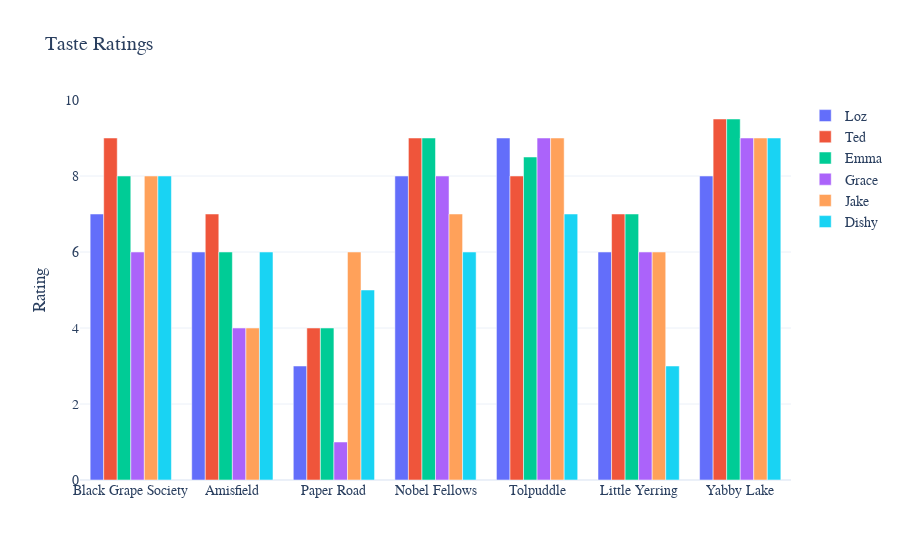

Notebook code for this chart:
### Code cell
x = list(ratings.columns)
y0 = list(ratings.iloc[0].values)
y1 = list(ratings.iloc[1].values)
y2 = list(ratings.iloc[2].values)
y3 = list(ratings.iloc[3].values)
y4 = list(ratings.iloc[4].values)
y5 = list(ratings.iloc[5].values)

fig = go.Figure(data=[
    go.Bar(name='Loz', x=x, y=y0),
    go.Bar(name='Ted', x=x, y=y1),
    go.Bar(name='Emma', x=x, y=y2),
    go.Bar(name='Grace', x=x, y=y3),
    go.Bar(name='Jake', x=x, y=y4),
    go.Bar(name='Dishy', x=x, y=y5),
])
# Change the bar mode
fig.update_layout(title='Taste Ratings',
                    barmode='group',
                  font = dict(family = "Arial", size=14),
                 yaxis=dict(
                    title='Rating')
                 )
fig = go.FigureWidget(fig)
fig.layout.template = 'plotly_white'
fig.show()

### Figure 1 — Plotly figure (JSON) as saved in the notebook; plotly's stock layout.template omitted (floating-point values rounded to 4 significant figures)
{"data": [{"name": "Loz", "type": "bar", "uid": "88494348-a8b4-404c-84dc-d39dfe12137c", "x": ["Black Grape Society", "Amisfield", "Paper Road", "Nobel Fellows", "Tolpuddle", "Little Yerring", "Yabby Lake"], "y": [7, 6, 3, 8, 9, 6, 8]}, {"name": "Ted", "type": "bar", "uid": "6bc06338-7d2e-4fae-8116-4e30846bf1a4", "x": ["Black Grape Society", "Amisfield", "Paper Road", "Nobel Fellows", "Tolpuddle", "Little Yerring", "Yabby Lake"], "y": [9, 7, 4, 9, 8, 7, 9.5]}, {"name": "Emma", "type": "bar", "uid": "6ea2913b-91b2-410c-b66f-a9771db51353", "x": ["Black Grape Society", "Amisfield", "Paper Road", "Nobel Fellows", "Tolpuddle", "Little Yerring", "Yabby Lake"], "y": [8, 6, 4, 9, 8.5, 7, 9.5]}, {"name": "Grace", "type": "bar", "uid": "d945d53f-9100-416f-9676-157fce720d76", "x": ["Black Grape Society", "Amisfield", "Paper Road", "Nobel Fellows", "Tolpuddle", "Little Yerring", "Yabby Lake"], "y": [6, 4, 1, 8, 9, 6, 9]}, {"name": "Jake", "type": "bar", "uid": "106d886d-240a-4c37-a6c3-a3b39095d4ab", "x": ["Black Grape Society", "Amisfield", "Paper Road", "Nobel Fellows", "Tolpuddle", "Little Yerring", "Yabby Lake"], "y": [8, 4, 6, 7, 9, 6, 9]}, {"name": "Dishy", "type": "bar", "uid": "dff7bc27-e03a-47dd-9422-b0b58db3371f", "x": ["Black Grape Society", "Amisfield", "Paper Road", "Nobel Fellows", "Tolpuddle", "Little Yerring", "Yabby Lake"], "y": [8, 6, 5, 6, 7, 3, 9]}], "layout": {"barmode": "group", "font": {"family": "Arial", "size": 14}, "title": {"text": "Taste Ratings"}, "yaxis": {"title": {"text": "Rating"}}}}
